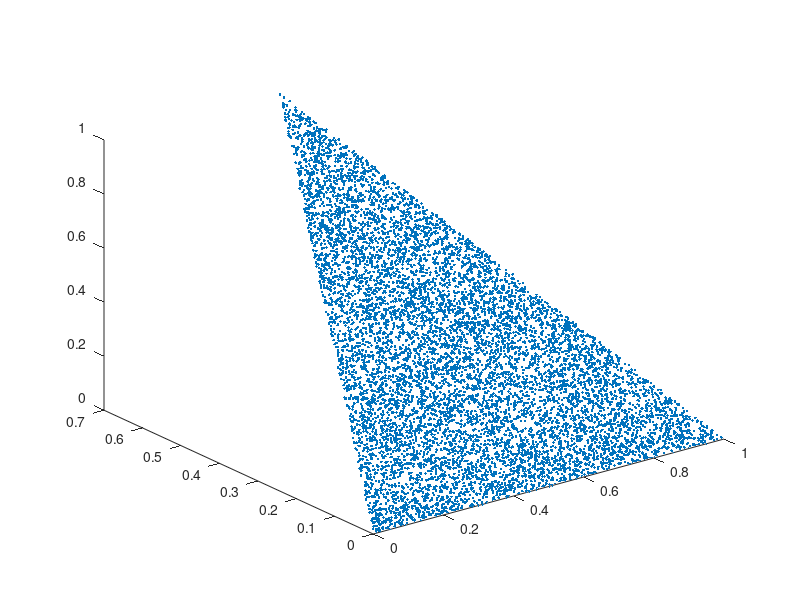

The MATLAB script that drew this image:
close all
clear
clc

%=================================

NParticle = 10000;

%======================================================

X1 = [0 , 0 , 0];
X2 = [1 , 0 , 0];
X3 = [0.5 , 0.7 , 1];

%==============================

r1 = rand(NParticle,1);
r2 = rand(NParticle,1);

r3 = sqrt(r2);

%==============================

a = (1-r3);
b = (1-r1).*r3;
c = r1.*r3;

Xp = (a*X1+b*X2+c*X3);

%==============================

figure;
plot3(Xp(:,1),Xp(:,2),Xp(:,3),'.');